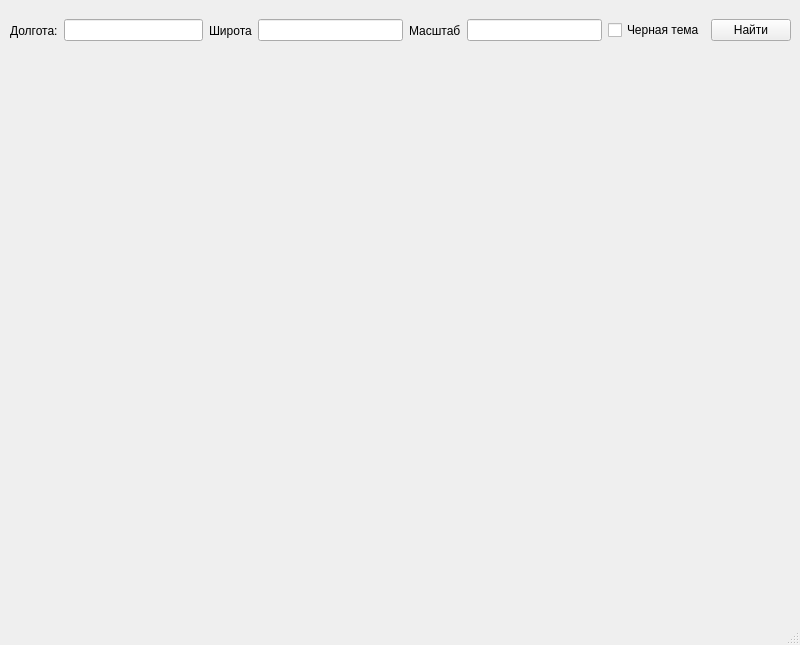
<?xml version="1.0" encoding="UTF-8"?>
<ui version="4.0">
 <class>MainWindow</class>
 <widget class="QMainWindow" name="MainWindow">
  <property name="geometry">
   <rect>
    <x>0</x>
    <y>0</y>
    <width>800</width>
    <height>645</height>
   </rect>
  </property>
  <property name="windowTitle">
   <string>MainWindow</string>
  </property>
  <widget class="QWidget" name="centralwidget">
   <widget class="QWidget" name="horizontalLayoutWidget_4">
    <property name="geometry">
     <rect>
      <x>10</x>
      <y>10</y>
      <width>781</width>
      <height>41</height>
     </rect>
    </property>
    <layout class="QHBoxLayout" name="horizontalLayout_4">
     <item>
      <layout class="QHBoxLayout" name="horizontalLayout">
       <item>
        <widget class="QLabel" name="lonLabel">
         <property name="text">
          <string>Долгота:</string>
         </property>
        </widget>
       </item>
       <item>
        <widget class="QLineEdit" name="lonEdit"/>
       </item>
      </layout>
     </item>
     <item>
      <layout class="QHBoxLayout" name="horizontalLayout_2">
       <item>
        <widget class="QLabel" name="latEdit_2">
         <property name="text">
          <string>Широта</string>
         </property>
        </widget>
       </item>
       <item>
        <widget class="QLineEdit" name="latEdit"/>
       </item>
      </layout>
     </item>
     <item>
      <layout class="QHBoxLayout" name="horizontalLayout_3">
       <item>
        <widget class="QLabel" name="deltaLabel">
         <property name="text">
          <string>Масштаб</string>
         </property>
        </widget>
       </item>
       <item>
        <widget class="QLineEdit" name="deltaEdit"/>
       </item>
      </layout>
     </item>
     <item>
      <widget class="QCheckBox" name="themeCheckBox">
       <property name="text">
        <string>Черная тема</string>
       </property>
      </widget>
     </item>
     <item>
      <widget class="QPushButton" name="searchButton">
       <property name="text">
        <string>Найти</string>
       </property>
      </widget>
     </item>
    </layout>
   </widget>
   <widget class="QLabel" name="MapLabel">
    <property name="geometry">
     <rect>
      <x>100</x>
      <y>100</y>
      <width>600</width>
      <height>450</height>
     </rect>
    </property>
    <property name="text">
     <string/>
    </property>
   </widget>
  </widget>
  <widget class="QMenuBar" name="menubar">
   <property name="geometry">
    <rect>
     <x>0</x>
     <y>0</y>
     <width>800</width>
     <height>21</height>
    </rect>
   </property>
  </widget>
  <widget class="QStatusBar" name="statusbar"/>
 </widget>
 <resources/>
 <connections/>
</ui>
